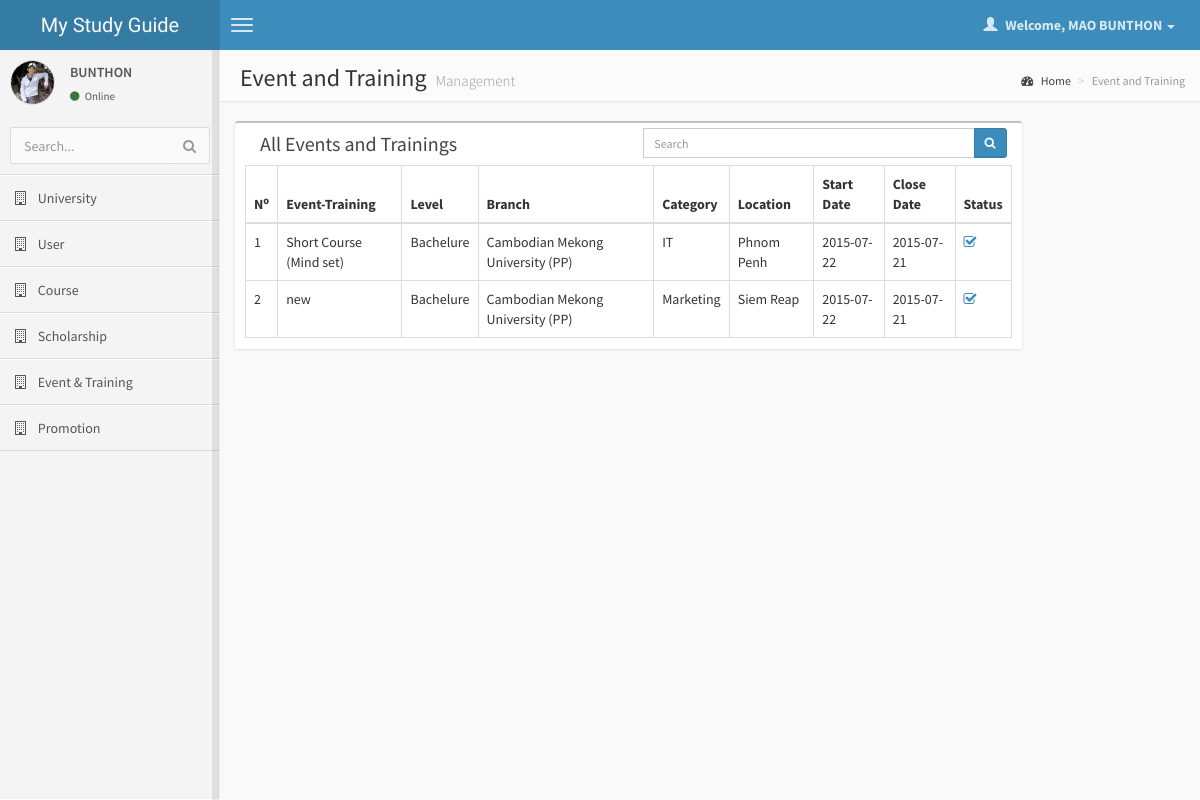
/event-training/index.php (signed in), run on the app's committed database.
### tables this page shows
CREATE TABLE IF NOT EXISTS `event_training` (
  `et_id` int(11) NOT NULL AUTO_INCREMENT,
  `qu_id` int(11) NOT NULL,
  `cat_id` int(11) NOT NULL,
  `pro_id` int(11) NOT NULL,
  `et_title` varchar(100) DEFAULT NULL,
  `et_publishDate` date DEFAULT NULL,
  `et_des` text,
  `br_id` int(11) DEFAULT NULL,
  `et_address` varchar(100) DEFAULT NULL,
  `et_startDate` date DEFAULT NULL,
  `et_endDate` date DEFAULT NULL,
  `et_status` int(11) NOT NULL,
  `et_tag` text,
  `et_isDelete` int(11) DEFAULT NULL,
  `et_deleteDate` datetime DEFAULT NULL,
  PRIMARY KEY (`et_id`)
);

CREATE TABLE IF NOT EXISTS `qualification_level` (
  `qu_id` int(11) NOT NULL AUTO_INCREMENT,
  `qu_name` varchar(100) DEFAULT NULL,
  `qu_status` int(11) DEFAULT NULL,
  PRIMARY KEY (`qu_id`)
);

CREATE TABLE IF NOT EXISTS `branch` (
  `br_id` int(11) NOT NULL AUTO_INCREMENT,
  `uni_id` int(11) NOT NULL,
  `pro_id` int(11) NOT NULL,
  `us_type_id` int(11) NOT NULL,
  `br_name` varchar(100) DEFAULT NULL,
  `br_isHeadOffice` int(11) DEFAULT NULL,
  `br_isFeature` int(11) NOT NULL,
  `br_address` text NOT NULL,
  `br_google_map` varchar(100) NOT NULL,
  `br_phone` varchar(100) NOT NULL,
  `br_email` varchar(100) NOT NULL,
  `br_fax` varchar(100) NOT NULL,
  `br_website` varchar(100) NOT NULL,
  `br_facebook` varchar(100) NOT NULL,
  `br_status` int(11) NOT NULL,
  `br_addBy` int(11) NOT NULL,
  `br_addDate` datetime DEFAULT NULL,
  `br_delete` int(11) DEFAULT NULL,
  `br_deleteDate` datetime DEFAULT NULL,
  `note` text,
  PRIMARY KEY (`br_id`)
);

CREATE TABLE IF NOT EXISTS `category` (
  `cat_id` int(11) NOT NULL AUTO_INCREMENT,
  `cat_name` varchar(100) DEFAULT NULL,
  `cat_status` int(11) DEFAULT NULL,
  `cat_addDate` varchar(100) DEFAULT NULL,
  `cat_isDelete` int(11) DEFAULT NULL,
  `cat_deleteDate` datetime DEFAULT NULL,
  PRIMARY KEY (`cat_id`)
);

CREATE TABLE IF NOT EXISTS `province` (
  `pro_id` int(11) NOT NULL AUTO_INCREMENT,
  `pro_name` varchar(100) DEFAULT NULL,
  `pro_status` int(11) DEFAULT NULL,
  `pro_addDate` datetime DEFAULT NULL,
  `pro_isDelete` int(11) DEFAULT NULL,
  `pro_deleteDate` datetime DEFAULT NULL,
  `note` text,
  PRIMARY KEY (`pro_id`)
);

### config/class.php (called while the page is built, shortened)
<?php
class main{
	public $connection;
	function conn(){
		$this->connection=mysqli_connect(HOST,USER_NAME,PASSWORD) or die ("can't not connect to server");
	}
	function returnQuery($str){
		$sql=mysqli_query($this->connection,$str);
		if(!empty($sql)){
			return $sql;
		}
	}
}
$obj_main=new main();
?>

### event-training/index.php (the view, shortened to what this page needs)
<?php
	require_once '../config/class.php';
	require_once '../check/index.php';
	require_once '../include/header.php';
	require_once '../include/menu.php';
?>
            <aside class="right-side">
                <section class="content-header">
                    <h1>
                        Event and Training
                        <small>Management</small>
                    </h1>
                    <ol class="breadcrumb">
                        <li><a href="./"><i class="fa fa-dashboard"></i> Home</a></li>
                        <li class="active">Event and Training</li>
                    </ol>
                </section>
                <section class="content">
					<div class="row">
                        <div class="col-lg-10">
                            <div class="box">
                                <div class="col-sm-6 box-header">
                                    <h3 class="box-title">All Events and Trainings
                                </div>
                                <div class="col-sm-6 search-form" style="margin:5px 0;">
                                    <form action="#" class="text-right">
                                        <div class="input-group">
                                            <input type="text" onkeyup="search_sub(this.value,'EVENT_TRAINING','responseTable')" class="form-control input-sm" placeholder="Search">
                                            <div class="input-group-btn">
                                                <button type="button"  class="btn btn-sm btn-primary"><i class="fa fa-search"></i></button>
                                            </div>
                                        </div>
                                    </form>
                                </div>
                                <div class="box-body table-responsive" id="responseTable">
                                    <table class="table table-bordered table-hover">
                                        <thead>
                                            <tr>
                                                <th>N<sup>o</sup></th>
                                                <th>Event-Training</th>
                                                <th>Level</th>
                                                <th>Branch</th>
                                                <th>Category</th>
                                                <th>Location</th>
                                                <th>Start Date</th>
                                                <th>Close Date</th>
                                                <th>Status</th>
                                            </tr>
                                        </thead>
                                        <tbody>
                                            <?php
                                            $page = (int)(!isset($_GET["page"]) ? 1 : $_GET["page"]);
                                            $per_page = 10;
                                            $startpoint = ($page * $per_page) - $per_page;
                                            $statement = QUERY_EVENT_TRAINING_ADMIN;
                                            $results = $obj_main->returnQuery("SELECT et.*,q.*,b.*,c.*,p.*
                                                FROM {$statement}
                                                INNER JOIN qualification_level q ON q.qu_id = et.qu_id
                                                INNER JOIN branch b ON b.br_id = et.br_id
                                                INNER JOIN category c ON c.cat_id = et.cat_id
                                                INNER JOIN province p ON p.pro_id = et.pro_id
                                                LIMIT {$startpoint} , {$per_page}");
                                            if (mysqli_num_rows($results) != 0) {
                                                $n=1;
                                                while ($row = mysqli_fetch_array($results)) {
                                                    ?>
                                                    <tr class="odd">
                                                        <td><?php echo $n?></td>
                                                        <td><?php echo $row['et_title'];?></td>
                                                        <td><?php echo $row['qu_name'];?></td>
                                                        <td><?php echo $row['br_name'];?></td>
                                                        <td><?php echo $row['cat_name'];?></td>
                                                        <td><?php echo $row['pro_name'];?></td>
                                                        <td><?php echo $row['et_startDate'];?></td>
                                                        <td><?php echo $row['et_endDate'];?></td>
                                                        <td class="alc">
                                                            <a href="#" onclick="update_sub(<?php echo $row['et_id']?>,'et_status',<?php echo ($row['et_status']==1?"0":"1")?>,'EVENT_TRAINING','responseTable')">
                                                                <i class="fa fa<?php echo ($row['et_status']==1?"-check":"");?>-square-o"></i>
                                                            </a>
                                                        </td>
                                                    </tr>
                                                    <?php
                                                    $n++;
                                                }
                                            } else {
                                                 echo "<tr><td colspan='9' class='text-center'>No records are found.</td></tr>";
                                            }
                                            ?>
                                        </tbody>
                                    </table>
                                    <div class="row">
                                        <div class="col-xs-12">
                                        </div>
                                    </div>
                                </div>
                            </div>
                        </div>
                        <div class="col-lg-2">
                        </div>
                    </div>
                </section>
            </aside>
<?php require_once '../include/footer.php';?>

### data on the page
event_training: et_title "Short Course (Mind set)", qu.qu_name "Bachelure", br.br_name "Cambodian Mekong University (PP)", cat.cat_name "IT", pro.pro_name "Phnom Penh", et_startDate "2015-07-22", et_endDate "2015-07-21", et_status 1 (drawn)
event_training: et_title "new", qu.qu_name "Bachelure", br.br_name "Cambodian Mekong University (PP)", cat.cat_name "Marketing", pro.pro_name "Siem Reap", et_startDate "2015-07-22", et_endDate "2015-07-21", et_status 1 (drawn)

### other printed values
$_SESSION['uname'] "MAO BUNTHON"
mb_substr($myname,$start,$end) "BUNTHON"
